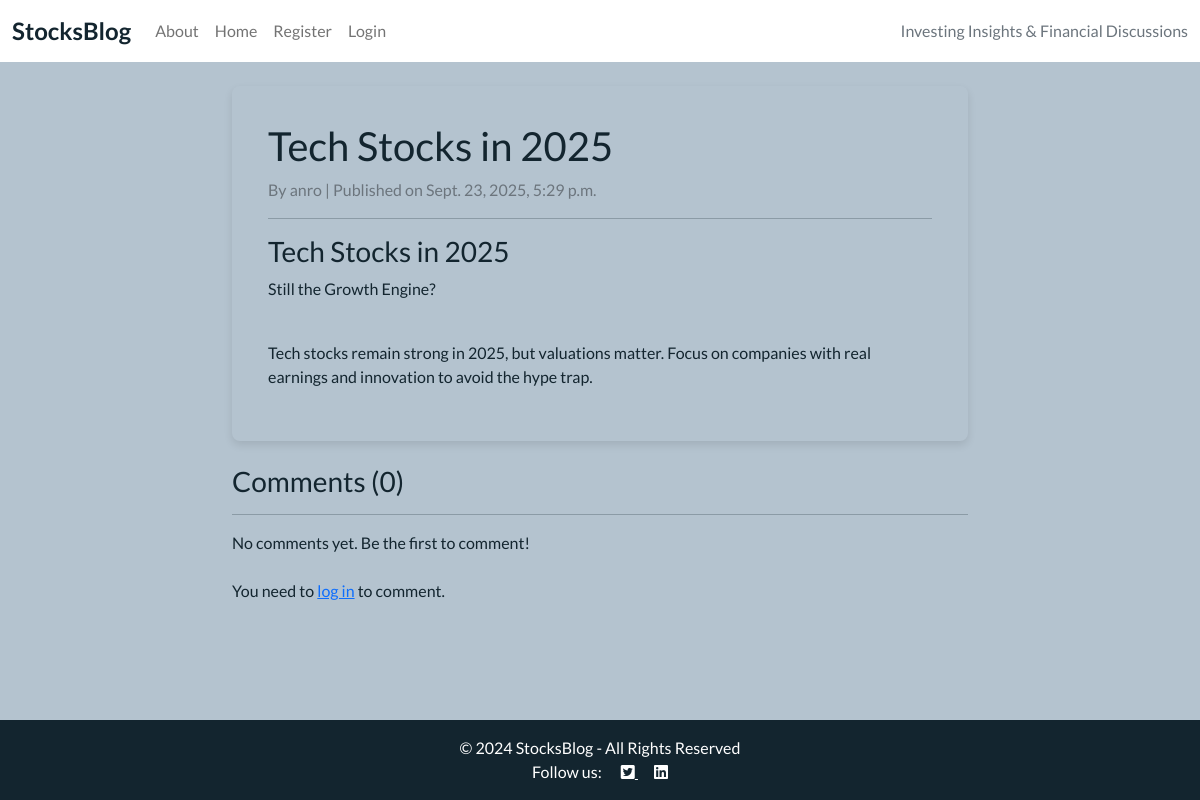
The page /post/tech-stocks-in-2025/ on the database its author committed.
### blog/models.py (models this page shows, shortened)
class Post(models.Model):
    title = models.CharField(max_length=200)
    slug = models.SlugField(max_length=200, unique=True, blank=True)
    author = models.ForeignKey(
        User,
        on_delete=models.CASCADE,
        related_name="blog_posts"
    )
    featured_image = CloudinaryField('image', default='placeholder')
    content = models.TextField(default='Default content for new posts')
    created_on = models.DateTimeField(auto_now_add=True)
    status = models.IntegerField(choices=STATUS, default=0)
    excerpt = models.TextField(blank=True)
    updated_on = models.DateTimeField(auto_now=True)
    class Meta:
        ordering = ["-created_on"]

### blog/views.py (the view, shortened to what this page needs)
# urls.py: path('post/<slug:slug>/', views.post_detail, name='post_detail'),
def post_detail(request, slug):
    post = get_object_or_404(Post.objects.filter(status=1), slug=slug)
    comments = post.comments.filter(approved=True).order_by("-created_at")
    comment_count = comments.count()
    comment_form = CommentForm()
    return render(
        request,
        "blog/post_detail.html",
        {
            "post": post,
            "comments": comments,
            "comment_count": comment_count,
            "comment_form": comment_form,
        }
    )

### blog/templates/blog/post_detail.html (shortened to what this page needs)
{% extends "blog/base.html" %}
{% block content %}
<div class="container mt-4">
    <div class="row">
        <div class="col-md-8 offset-md-2">
            <div class="card mb-4">
                <div class="card-body">
                    <h1 class="card-title">{{ post.title }}</h1>
                    <p class="text-muted">By {{ post.author }} | Published on {{ post.created_on }}</p>
                    <hr>
                    <p class="card-text">{{ post.content|safe }}</p>
                </div>
            </div>
            <h3>Comments ({{ comments.count }})</h3>
            <hr>
            {% for comment in comments %}
                <div class="card mb-3">
                    <div class="card-body">
                        <p class="mb-1"><strong>{{ comment.author }}</strong>
                           <small class="text-muted">on {{ comment.created_at }}</small></p>
                        <p>{{ comment.text }}</p>
                        {% if user.is_authenticated and comment.author == user %}
                            <div class="mt-2">
                                <a href="{% url 'comment_edit' post.slug comment.id %}" class="btn btn-sm btn-outline-secondary">Edit</a>
                                <a href="{% url 'comment_delete' post.slug comment.id %}"
                                   class="btn btn-sm btn-outline-danger"
                                   onclick="return confirm('Are you sure you want to delete this comment?');">Delete</a>
                            </div>
                        {% endif %}
                    </div>
                </div>
            {% empty %}
                <p>No comments yet. Be the first to comment!</p>
            {% endfor %}
            {% if user.is_authenticated %}
                <div class="card mt-4">
                    <div class="card-body">
                        <h5 class="card-title">Add a Comment</h5>
                        <form method="post">
                            {% csrf_token %}
                            <div class="mb-3">
                                <textarea name="text" class="form-control" rows="3" required>{{ comment_form.text.value|default_if_none:'' }}</textarea>
                            </div>
                            <button type="submit" class="btn btn-primary">Post Comment</button>
                        </form>
                    </div>
                </div>
            {% else %}
                <p class="mt-4">You need to <a href="{% url 'account_login' %}">log in</a> to comment.</p>
            {% endif %}
        </div>
    </div>
</div>
{% endblock %}

### blog/templates/blog/base.html (shortened to what this page needs)
<!DOCTYPE html>
{% load static %}
{% url 'about' as about_url %}
{% url 'post_list' as home_url %}
{% url 'account_login' as login_url %}
{% url 'account_signup' as signup_url %}
{% url 'account_logout' as logout_url %}
<html class="h-100" lang="en">
<head>
    <link rel="stylesheet" href="https://cdnjs.cloudflare.com/ajax/libs/font-awesome/5.15.3/css/all.min.css">
    <link href="https://cdn.jsdelivr.net/npm/bootstrap@5.0.1/dist/css/bootstrap.min.css" rel="stylesheet"
>
    <link rel="stylesheet" href="{% static 'summernote/summernote-bs5.min.css' %}">
    <link rel="stylesheet" href="{% static 'summernote/summernote-lite.min.css' %}">
    <link rel="stylesheet" href="{% static 'css/style.css' %}">
</head>
<body class="d-flex flex-column h-100 main-bg">
    <nav class="navbar navbar-expand-lg navbar-light bg-white">
        <div class="container-fluid">
            <a class="navbar-brand" href="{% url 'post_list' %}"><span class="brand">Stocks<span class="highlight">Blog</span></span></a>
            <div class="collapse navbar-collapse" id="navbarText">
                <ul class="navbar-nav me-auto mb-2 mb-lg-0">
                    <li class="nav-item">
                        <a class="nav-link {% if request.path == about_url %}active{% endif %}" href="{% url 'about' %}">About</a>
                    </li>
                    <li class="nav-item">
                        <a class="nav-link {% if request.path == home_url %}active{% endif %}" aria-current="page"
                            href="{% url 'post_list' %}">Home</a>
                    </li>
                    {% if user.is_authenticated %}
                    <li class="nav-item">
                        <a class="nav-link {% if request.path == logout_url %}active{% endif %}" href="{% url 'account_logout' %}">Logout</a>
                    </li>
                    {% else %}
                    <li class="nav-item">
                        <a class="nav-link {% if request.path == signup_url %}active{% endif %}" href="{% url 'account_signup' %}">Register</a>
                    </li>
                    <li class="nav-item">
                        <a class="nav-link {% if request.path == login_url %}active{% endif %}" href="{% url 'account_login' %}">Login</a>
                    </li>
                    {% endif %}
                </ul>
                <span class="navbar-text text-muted">
                    Investing Insights & Financial Discussions
                </span>
            </div>
        </div>
    </nav>
    <main class="flex-shrink-0 main-bg">
        {% block content %}{% endblock content %}
    </main>
    <footer class="footer mt-auto py-3 dark-bg">
        <p class="m-0 text-center text-white">&copy; 2024 StocksBlog - All Rights Reserved</p>
        <p class="m-0 text-center text-white">
            Follow us:
            <a href="https://twitter.com" target="_blank" class="text-white ms-3">
                <i class="fab fa-twitter-square"></i>
            </a>
            <a href="https://www.linkedin.com" target="_blank" class="text-white ms-3">
                <i class="fab fa-linkedin"></i>
            </a>
        </p>
    </footer>
</body>
</html>

### blog/static/css/style.css (style rules this page uses)
body { background-color: #B4C3CF; font-family: 'Lato', sans-serif; color: #13252F; }
.brand { font-family: 'Lato', sans-serif; font-size: 1.5rem; font-weight: 700; color: #13252F; }
.dark-bg { background-color: #6C6F5C; }
.main-bg { background-color: #B4C3CF; }
.card { border: none; background-color: transparent; box-shadow: 0 4px 8px rgba(0, 0, 0, 0.1); border-radius: 8px; padding: 20px; margin-bottom: 20px; transition: transform 0.2s ease, box-shadow 0.2s ease; }
.footer { background-color: #13252F; color: #F9FAFC; padding: 20px 0; text-align: center; }
.footer p { margin: 0; font-size: 1rem; }

### rows shown on the page
Post: title "Tech Stocks in 2025", author "anro", created_on "Sept. 23, 2025, 5:29 p.m.", content "Tech Stocks in 2025 Still the Growth Engine? Tech stocks remain strong in 2025, but valuations matter. Focus on companies with real earnings and innovation to avoid the hype trap."

### other values the page prints
{{ comments.count }} "0"
